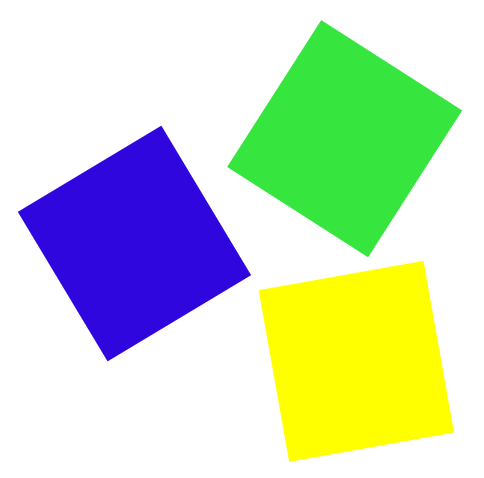
#> input picture 06_CV_Project/images/box_bgy1.png, 484 x 478 px
$ python cv_7-3_find_colorboxes.py
#> lines starting #> are read from the running program, lines starting #| are printed output that depends on the picture; after the words box and inside, x2 and y2 are one past the last pixel; in counts of white or black regions, pixels touching at a corner belong together
# OpenCV를 사용하여 이미지에서 특정 색상(파란색, 노란색, 초록색)의 네모 상자를 감지하고, 감지된 상자의 중심 좌표를 출력하는 프로그램
# - HSV 색 공간으로 변환하여 각 색상의 범위에 해당하는 마스크를 생성합니다.
# - 마스크에서 윤곽선을 추출하고 바운딩 박스를 계산하여 중심 좌표를 도출합니다.
# 파랑, 노랑, 초록 네모 상자 인식 (+ 좌표/기울어진 각도 출력)
# mask 한 개로 처리한 예

import cv2
import numpy as np

# 1. 특정 색상 네모 상자 감지 함수 정의
def find_color_boxes(image, lower_color, upper_color):
    """
    이미지에서 특정 색상 네모 상자를 감지하고 중심 좌표를 계산.
    :param image: 입력 이미지 (BGR 형식)
    :param lower_color, upper_color: 색상 범위 (HSV 형식)
    :return: 감지된 상자의 중심 좌표 리스트
    """
    # 1-1. 이미지를 HSV 색 공간으로 변환
    hsv = cv2.cvtColor(image, cv2.COLOR_BGR2HSV)

    # 1-2. 색상 범위에 대한 마스크 생성
    mask = cv2.inRange(hsv, lower_color, upper_color)

    # 1-3. 마스크에서 윤곽선 추출
    contours, _ = cv2.findContours(mask, cv2.RETR_EXTERNAL, cv2.CHAIN_APPROX_SIMPLE)

    # 1-4. 윤곽선을 기반으로 상자와 중심 좌표 계산
    color_boxes = []
    for contour in contours:
        # 바운딩 박스 계산
        x, y, w, h = cv2.boundingRect(contour)
        area = cv2.contourArea(contour)

        # 넓이 필터링 (노이즈 제거)
        if area > 100:  # 면적 기준
            center_x = x + w // 2  # 중심 X 좌표
            center_y = y + h // 2  # 중심 Y 좌표
            color_boxes.append((center_x, center_y))  # 결과 저장

    return color_boxes

# 2. 이미지 로드
image = cv2.imread('images/box_bgy1.png')  # 입력 이미지 로드
#> image is the input picture: shape (478, 484, 3); mean B, G, R 194.4, 220.3, 203.5

# 3. 색상 범위 설정
# 3-1. 파란색 범위
lower_blue = np.array([90, 50, 50])
upper_blue = np.array([130, 255, 255])

# 3-2. 노란색 범위
lower_yellow = np.array([20, 100, 100])
upper_yellow = np.array([30, 255, 255])

# 3-3. 초록색 범위
lower_green = np.array([45, 100, 100])
upper_green = np.array([75, 255, 255])

# 4. 특정 색상 네모 상자 감지
blue_boxes = find_color_boxes(image, lower_blue, upper_blue)  # 파란색
#> in find_color_boxes, `hsv = cv2.cvtColor(image, cv2.COLOR_BGR2HSV)`: hsv: shape (478, 484, 3); mean H, S, V 27.7, 88, 247.6
#> in find_color_boxes, `mask = cv2.inRange(hsv, lower_color, upper_color)`:
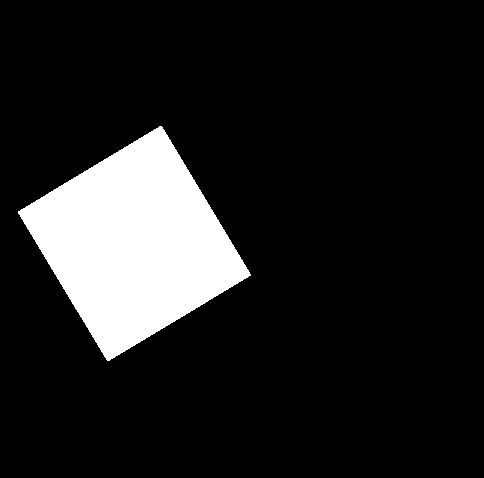
#> mask: shape (478, 484); 12.7% white; 1 white region
#> in find_color_boxes, `contours, _ = cv2.findContours(mask, cv2.RETR_EXTERNAL, cv2.CHAIN_APPR..`: contours = 1 contour; box (x1, y1, x2, y2) and area: (18, 126, 251, 361) 29109
#> the loop in find_color_boxes, `for contour in contours:` made 1 pass
#> (x, y, w, h, area, center_x, center_y) on pass 1: (18, 126, 233, 235, 29109, 134, 243)
#> after the loop in find_color_boxes, `for contour in contours:`: color_boxes = [(134, 243)]
#> blue_boxes = [(134, 243)]
yellow_boxes = find_color_boxes(image, lower_yellow, upper_yellow)  # 노란색
#> in find_color_boxes (call 2), `mask = cv2.inRange(hsv, lower_color, upper_color)`:
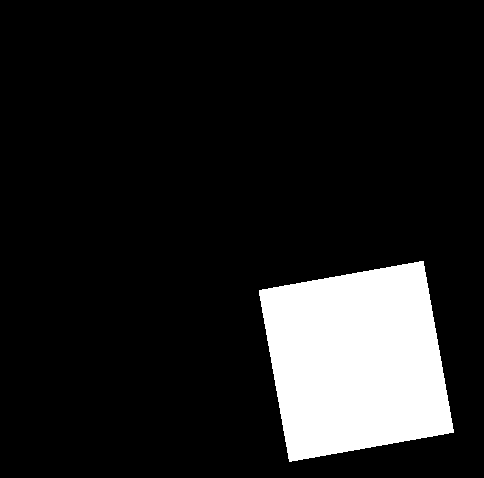
#> mask: shape (478, 484); 12.7% white; 1 white region
#> in find_color_boxes (call 2), `contours, _ = cv2.findContours(mask, cv2.RETR_EXTERNAL, cv2.CHAIN_APPR..`: contours = 1 contour; box (x1, y1, x2, y2) and area: (259, 261, 454, 462) 28941
#> the loop in find_color_boxes (call 2), `for contour in contours:` made 1 pass
#> (x, y, w, h, area, center_x, center_y) on pass 1: (259, 261, 195, 201, 28941, 356, 361)
#> after the loop in find_color_boxes (call 2), `for contour in contours:`: color_boxes = [(356, 361)]
#> yellow_boxes = [(356, 361)]
green_boxes = find_color_boxes(image, lower_green, upper_green)  # 초록색
#> in find_color_boxes (call 3), `mask = cv2.inRange(hsv, lower_color, upper_color)`:
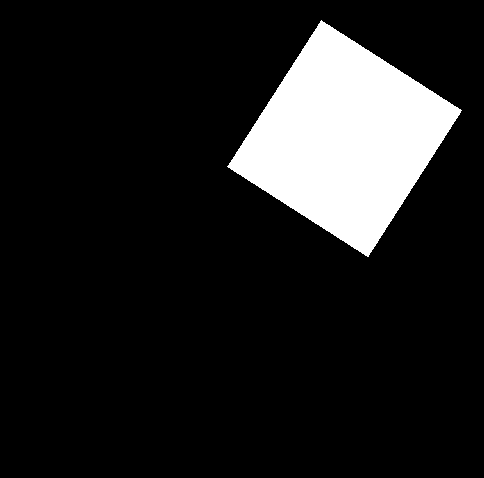
#> mask: shape (478, 484); 12.6% white; 1 white region
#> in find_color_boxes (call 3), `contours, _ = cv2.findContours(mask, cv2.RETR_EXTERNAL, cv2.CHAIN_APPR..`: contours = 1 contour; box (x1, y1, x2, y2) and area: (227, 20, 462, 257) 28886
#> the loop in find_color_boxes (call 3), `for contour in contours:` made 1 pass
#> (x, y, w, h, area, center_x, center_y) on pass 1: (227, 20, 235, 237, 28886.5, 344, 138)
#> after the loop in find_color_boxes (call 3), `for contour in contours:`: color_boxes = [(344, 138)]
#> green_boxes = [(344, 138)]

# 5. 결과 출력
print("파란색 상자 좌표:", blue_boxes)
#| 파란색 상자 좌표: [(134, 243)]
print("노란색 상자 좌표:", yellow_boxes)
#| 노란색 상자 좌표: [(356, 361)]
print("초록색 상자 좌표:", green_boxes)
#| 초록색 상자 좌표: [(344, 138)]
